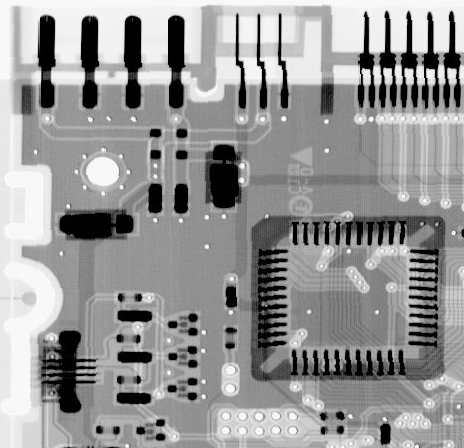
%> input picture lab04/Proj05-01/inputImage.tif, 464 x 448 px
$ octave main.m   (GNU Octave 9; MATLAB toolbox functions it lacks are replaced by stand-ins)
%> lines starting %> are read from the running program, lines starting %| are printed output that depends on the picture
### lab04/Proj05-01/addGaussianNoise.m
function output_s = addGaussianNoise(input_s,mu,sigma)
[M,N]= size(input_s);
random = randn(M,N);
% std(random,0,'all')
% [min(random,[],'all') max(random,[],'all')]

gaussian_noise = mu + (random*sigma);
% std(gaussian_noise,0,'all')
% [min(gaussian_noise,[],'all') max(gaussian_noise,[],'all')]

output_s = input_s + gaussian_noise;
% [min(output_s,[],'all') max(output_s,[],'all')]

tmp = (output_s - min(output_s,[],'all'));
output_s = (tmp/max(tmp,[],'all'));
% [min(output_s,[],'all') max(output_s,[],'all')]

tmp = (gaussian_noise - min(gaussian_noise,[],'all'));
gaussian_noise = (tmp/max(tmp,[],'all'));
imwrite(im2uint8(gaussian_noise), 'gaussian_noise.tif');

end

### lab04/Proj05-01/myPSNR.m
function results = myPSNR(refImage,tarImage)
[M,N] = size(refImage);
results = 10*log10((M*N*255^2)/(sum(abs(refImage - tarImage),'all')));
end

### lab04/Proj05-01/addImpulseNoise.m
function output_s = addImpulseNoise(input_s, Ps, Pp)
output_s = input_s;
[M,N]= size(input_s);
random_list = randperm(M*N);
random_matrix = reshape(random_list,M,N);
white = M * N - floor(Ps * M * N);
black = floor(Pp * M * N);

for x = 1:M
    for y = 1:N
        if random_matrix(x,y) > white
            output_s(x,y) = 255;
        elseif random_matrix(x,y) < black
            output_s(x,y) = 0;
        else
            continue;
        end
    end
end
end

### lab04/Proj05-01/main.m
clear;
close all;

inputImage = imread("./inputImage.tif");
%> inputImage is the input picture: size 448x464 uint8; min 0, max 255, mean 150.8
inputImage = im2single(inputImage);
%> inputImage: size 448x464 single
imwrite(im2uint8(inputImage), '1.tif');
% subplot(3,2,1),imshow(inputImage),title("Original Image");
[M,N]= size(inputImage);
%> M = 448; N = 464

%% Gaussian noise
mu = 0;
sigma = 0.15;
outputImage = addGaussianNoise(inputImage,mu,sigma);
%> in addGaussianNoise, `output_s = input_s + gaussian_noise;`:
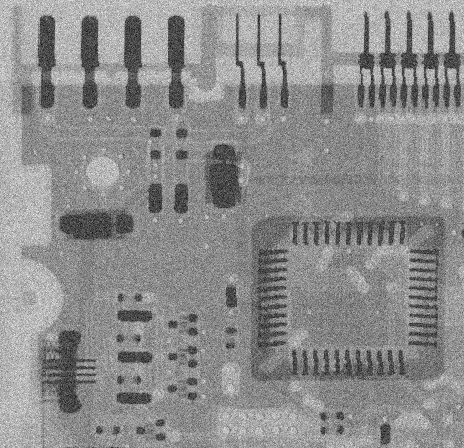
%> output_s: size 448x464 single; min -0.638, max 1.58, mean 0.591; drawn with min black and max white
imwrite(im2uint8(outputImage), '2.tif');
% subplot(3,2,3),imshow(outputImage),title("Original Image");
fprintf("Gaussian noise: " + myPSNR(inputImage,outputImage) + "\n");
%> in myPSNR, `results = 10*log10((M*N*255^2)/(sum(abs(refImage - tarImage),'all')));`: results = 57
%| Gaussian noise: 56.9975

%% Salt-and-Pepper noise
% Salt noise
Ps = 0.1;
Pp = 0;
outputImage = addImpulseNoise(inputImage, Ps, Pp);
%> after the loop in addImpulseNoise, `for x = 1:M`:
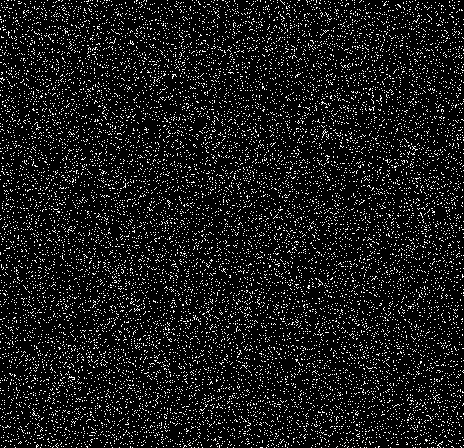
%> output_s: size 448x464 single; min 0, max 255, mean 26
imwrite(im2uint8(outputImage), '3.tif');
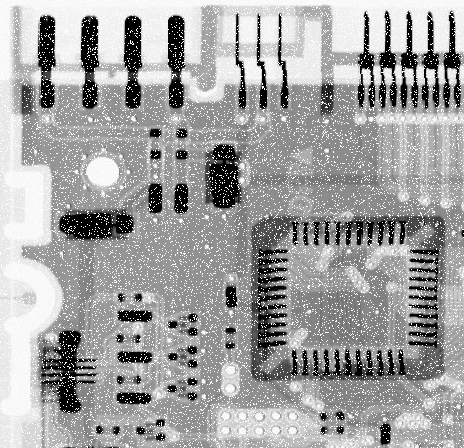
%> saved as 3.tif: size 448x464 uint8; min 0, max 255, mean 161.2
fprintf("Salt noise: " + myPSNR(inputImage,outputImage) + "\n");
%| Salt noise: 34.0754

% Pepper noise
Ps = 0;
Pp = 0.1;
outputImage = addImpulseNoise(inputImage, Ps, Pp);
%> call 2 of addImpulseNoise, with Ps = 0, Pp = 0.1
%> after the loop in addImpulseNoise (call 2), `for x = 1:M`:
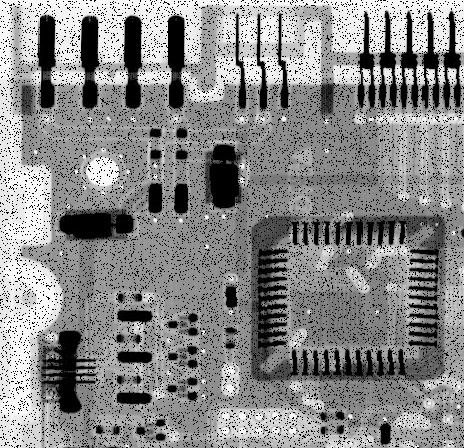
%> output_s: size 448x464 single; min 0, max 1, mean 0.532
imwrite(im2uint8(outputImage), '4.tif');
fprintf("Pepper noise: " + myPSNR(inputImage,outputImage) + "\n");
%| Pepper noise: 60.4184

% Salt-and-Pepper noise
Ps = 0.1;
Pp = 0.1;
outputImage = addImpulseNoise(inputImage, Ps, Pp);
%> call 3 of addImpulseNoise, with Ps = 0.1, Pp = 0.1
%> after the loop in addImpulseNoise (call 3), `for x = 1:M`:
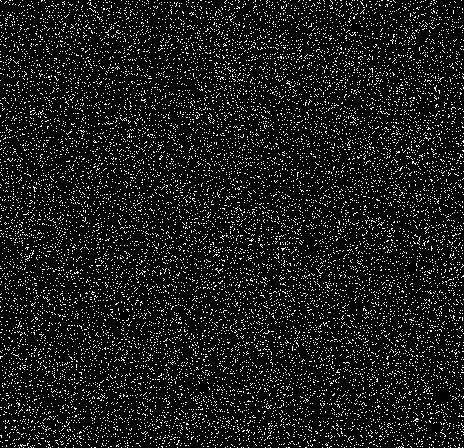
%> output_s: size 448x464 single; min 0, max 255, mean 26; mean of the top-left, top-right, bottom-left and bottom-right quarters 25.6, 26.3, 25.7, 26.2
imwrite(im2uint8(outputImage), '5.tif');
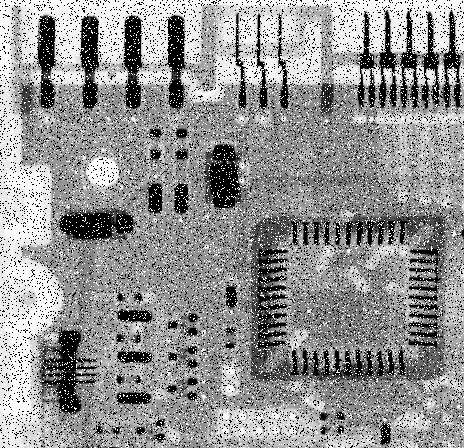
%> saved as 5.tif: size 448x464 uint8; min 0, max 255, mean 146.1
fprintf("Salt-and-Pepper noise: " + myPSNR(inputImage,outputImage) + "\n");
%| Salt-and-Pepper noise: 34.0654
